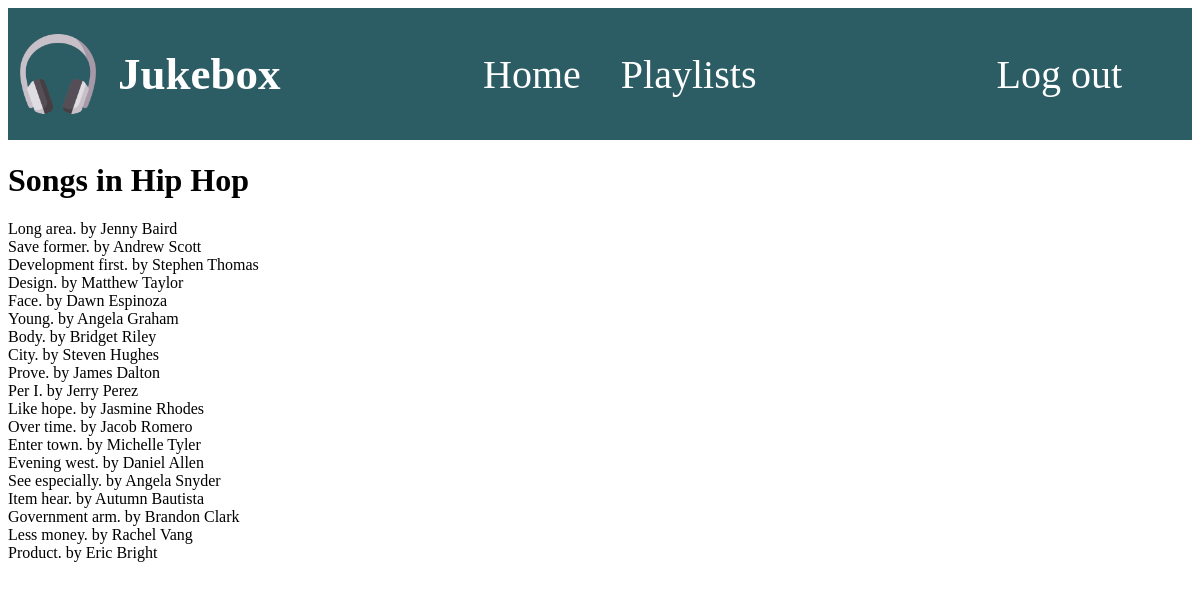
Screenshot of /app/genre/18/ with the database file from the repository.
### app/models.py (models this page shows, shortened)
class Genre(models.Model):
    name = models.CharField(max_length=255)
    image = models.ImageField(null=True, blank=True)  # Add image field

class Song(models.Model):
    title = models.CharField(max_length=255)
    artist = models.CharField(max_length=255)
    genre = models.ForeignKey(Genre, on_delete=models.CASCADE)

### app/views.py (the view)
# urls.py: path('genre/<int:genre_id>/', views.genre_detail, name='genre_detail'),
def genre_detail(request, genre_id):
    genre = get_object_or_404(Genre, id=genre_id)
    songs = Song.objects.filter(genre=genre)
    return render(request, 'app/genre_detail.html', {'genre': genre, 'songs': songs})

### app/templates/app/genre_detail.html (shortened to what this page needs)
{% extends 'app/home.html' %}
{% block content %}
<div class="song_parent">
<h1>Songs in {{ genre.name }}</h1>
    {% for song in songs %}
        <div class="Song_box">
            {{ song.title }} by {{ song.artist }} <br>
        </div>
    {% empty %}
        No songs available in this genre.
    {% endfor %}
</div>
{% endblock %}

### rows the page displays
Genre: name "Hip Hop"
Song: title "Long area.", artist "Jenny Baird"
Song: title "Save former.", artist "Andrew Scott"
Song: title "Development first.", artist "Stephen Thomas"
Song: title "Design.", artist "Matthew Taylor"
Song: title "Face.", artist "Dawn Espinoza"
Song: title "Young.", artist "Angela Graham"
Song: title "Body.", artist "Bridget Riley"
Song: title "City.", artist "Steven Hughes"
Song: title "Prove.", artist "James Dalton"
Song: title "Per I.", artist "Jerry Perez"
Song: title "Like hope.", artist "Jasmine Rhodes"
Song: title "Over time.", artist "Jacob Romero"
Song: title "Enter town.", artist "Michelle Tyler"
Song: title "Evening west.", artist "Daniel Allen"
Song: title "See especially.", artist "Angela Snyder"
Song: title "Item hear.", artist "Autumn Bautista"
Song: title "Government arm.", artist "Brandon Clark"
Song: title "Less money.", artist "Rachel Vang"
Song: title "Product.", artist "Eric Bright"
